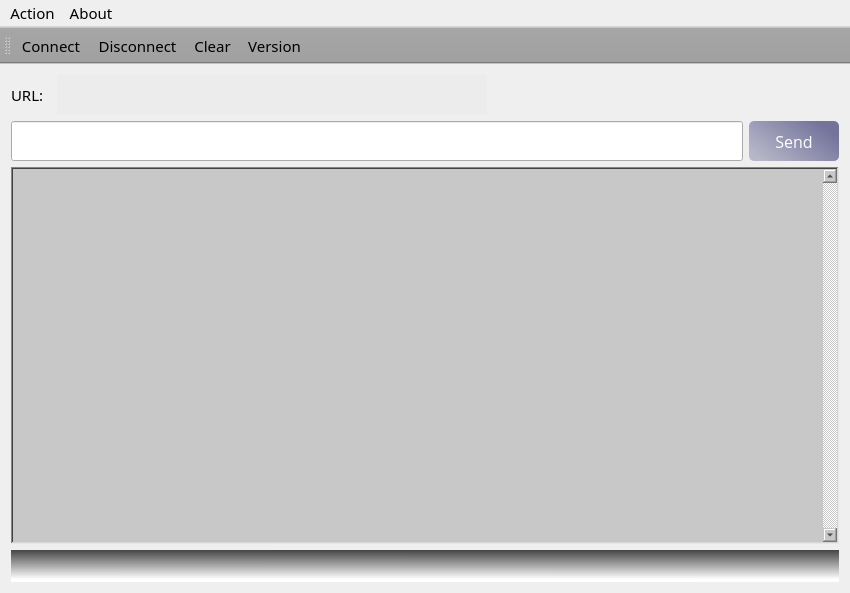
<?xml version="1.0" encoding="UTF-8"?>
<ui version="4.0">
 <class>MainWindow</class>
 <widget class="QMainWindow" name="MainWindow">
  <property name="geometry">
   <rect>
    <x>0</x>
    <y>0</y>
    <width>850</width>
    <height>593</height>
   </rect>
  </property>
  <property name="font">
   <font>
    <family>Sans Serif</family>
    <pointsize>11</pointsize>
    <italic>false</italic>
   </font>
  </property>
  <property name="windowTitle">
   <string>MainWindow</string>
  </property>
  <widget class="QWidget" name="centralWidget">
   <layout class="QGridLayout" name="gridLayout">
    <item row="0" column="0">
     <widget class="QLabel" name="label">
      <property name="sizePolicy">
       <sizepolicy hsizetype="Fixed" vsizetype="Fixed">
        <horstretch>0</horstretch>
        <verstretch>0</verstretch>
       </sizepolicy>
      </property>
      <property name="minimumSize">
       <size>
        <width>40</width>
        <height>30</height>
       </size>
      </property>
      <property name="maximumSize">
       <size>
        <width>40</width>
        <height>30</height>
       </size>
      </property>
      <property name="text">
       <string>URL:</string>
      </property>
     </widget>
    </item>
    <item row="0" column="1">
     <widget class="QLineEdit" name="srv">
      <property name="sizePolicy">
       <sizepolicy hsizetype="Fixed" vsizetype="Fixed">
        <horstretch>0</horstretch>
        <verstretch>0</verstretch>
       </sizepolicy>
      </property>
      <property name="minimumSize">
       <size>
        <width>430</width>
        <height>40</height>
       </size>
      </property>
      <property name="maximumSize">
       <size>
        <width>430</width>
        <height>40</height>
       </size>
      </property>
      <property name="font">
       <font>
        <family>Sans Serif</family>
        <pointsize>12</pointsize>
        <italic>true</italic>
       </font>
      </property>
      <property name="styleSheet">
       <string notr="true">background-color: rgb(236, 236, 236);
border-color: rgb(236, 236, 236);
color: rgb(0, 0, 0);</string>
      </property>
      <property name="frame">
       <bool>false</bool>
      </property>
     </widget>
    </item>
    <item row="0" column="2" colspan="2">
     <spacer name="horizontalSpacer">
      <property name="orientation">
       <enum>Qt::Horizontal</enum>
      </property>
      <property name="sizeHint" stdset="0">
       <size>
        <width>347</width>
        <height>28</height>
       </size>
      </property>
     </spacer>
    </item>
    <item row="1" column="0" colspan="3">
     <widget class="QLineEdit" name="stx">
      <property name="minimumSize">
       <size>
        <width>0</width>
        <height>40</height>
       </size>
      </property>
      <property name="maximumSize">
       <size>
        <width>16777215</width>
        <height>40</height>
       </size>
      </property>
      <property name="font">
       <font>
        <family>Sans Serif</family>
        <pointsize>12</pointsize>
        <italic>false</italic>
       </font>
      </property>
     </widget>
    </item>
    <item row="1" column="3">
     <widget class="QPushButton" name="answer">
      <property name="enabled">
       <bool>true</bool>
      </property>
      <property name="sizePolicy">
       <sizepolicy hsizetype="Fixed" vsizetype="Fixed">
        <horstretch>0</horstretch>
        <verstretch>0</verstretch>
       </sizepolicy>
      </property>
      <property name="minimumSize">
       <size>
        <width>90</width>
        <height>40</height>
       </size>
      </property>
      <property name="font">
       <font>
        <family>Open Sans</family>
        <pointsize>12</pointsize>
       </font>
      </property>
      <property name="styleSheet">
       <string notr="true">QPushButton#answer{
background-color: qlineargradient(spread:pad, x1:0, y1:0.773, x2:0.909091, y2:0.239, stop:0 rgba(115, 115, 155, 115), stop:1 rgba(115, 115, 155, 255));
border-radius: 5;
color: rgb(255, 255, 255);
}

QPushButton#answer:hover{
background-color: rgb(41, 136, 234);
border-radius: 5;
color: rgb(255, 255, 255);
}

QPushButton#answer:disabled{
background-color:rgb(226, 226, 226)}</string>
      </property>
      <property name="text">
       <string>Send</string>
      </property>
     </widget>
    </item>
    <item row="2" column="0" colspan="4">
     <widget class="QTextEdit" name="log">
      <property name="font">
       <font>
        <family>Sans Serif</family>
        <pointsize>11</pointsize>
        <italic>false</italic>
       </font>
      </property>
      <property name="styleSheet">
       <string notr="true">color: rgb(0, 0, 0);
background-color: rgb(200, 200, 200);</string>
      </property>
      <property name="frameShape">
       <enum>QFrame::WinPanel</enum>
      </property>
      <property name="verticalScrollBarPolicy">
       <enum>Qt::ScrollBarAlwaysOn</enum>
      </property>
     </widget>
    </item>
    <item row="3" column="0" colspan="4">
     <widget class="QLabel" name="status">
      <property name="sizePolicy">
       <sizepolicy hsizetype="Expanding" vsizetype="Preferred">
        <horstretch>0</horstretch>
        <verstretch>0</verstretch>
       </sizepolicy>
      </property>
      <property name="minimumSize">
       <size>
        <width>0</width>
        <height>32</height>
       </size>
      </property>
      <property name="maximumSize">
       <size>
        <width>16777215</width>
        <height>32</height>
       </size>
      </property>
      <property name="styleSheet">
       <string notr="true">background-color: qlineargradient(spread:pad, x1:0.521739, y1:0.00568182, x2:0.516565, y2:0.914409, stop:0 rgba(70, 70, 70, 255), stop:1 rgba(255, 255, 255, 255));
color: qlineargradient(spread:pad, x1:0.527609, y1:1, x2:0.532739, y2:0.397727, stop:0 rgba(15, 25, 35, 255), stop:1 rgba(255, 255, 255, 255));</string>
      </property>
      <property name="text">
       <string/>
      </property>
     </widget>
    </item>
   </layout>
  </widget>
  <widget class="QMenuBar" name="menuBar">
   <property name="geometry">
    <rect>
     <x>0</x>
     <y>0</y>
     <width>850</width>
     <height>23</height>
    </rect>
   </property>
   <widget class="QMenu" name="menuACTION">
    <property name="title">
     <string>Action</string>
    </property>
    <addaction name="actionCONNECT"/>
    <addaction name="actionDISCONNECT"/>
    <addaction name="actionCLEAR"/>
    <addaction name="separator"/>
    <addaction name="separator"/>
    <addaction name="actionExit"/>
   </widget>
   <widget class="QMenu" name="menuABOUT">
    <property name="title">
     <string>About</string>
    </property>
    <addaction name="actionVERSION"/>
   </widget>
   <addaction name="menuACTION"/>
   <addaction name="menuABOUT"/>
  </widget>
  <widget class="QToolBar" name="mainToolBar">
   <property name="palette">
    <palette>
     <active>
      <colorrole role="WindowText">
       <brush brushstyle="SolidPattern">
        <color alpha="255">
         <red>0</red>
         <green>0</green>
         <blue>0</blue>
        </color>
       </brush>
      </colorrole>
      <colorrole role="Button">
       <brush brushstyle="SolidPattern">
        <color alpha="255">
         <red>160</red>
         <green>160</green>
         <blue>160</blue>
        </color>
       </brush>
      </colorrole>
      <colorrole role="Light">
       <brush brushstyle="SolidPattern">
        <color alpha="255">
         <red>240</red>
         <green>240</green>
         <blue>240</blue>
        </color>
       </brush>
      </colorrole>
      <colorrole role="Midlight">
       <brush brushstyle="SolidPattern">
        <color alpha="255">
         <red>200</red>
         <green>200</green>
         <blue>200</blue>
        </color>
       </brush>
      </colorrole>
      <colorrole role="Dark">
       <brush brushstyle="SolidPattern">
        <color alpha="255">
         <red>80</red>
         <green>80</green>
         <blue>80</blue>
        </color>
       </brush>
      </colorrole>
      <colorrole role="Mid">
       <brush brushstyle="SolidPattern">
        <color alpha="255">
         <red>107</red>
         <green>107</green>
         <blue>107</blue>
        </color>
       </brush>
      </colorrole>
      <colorrole role="Text">
       <brush brushstyle="SolidPattern">
        <color alpha="255">
         <red>0</red>
         <green>0</green>
         <blue>0</blue>
        </color>
       </brush>
      </colorrole>
      <colorrole role="BrightText">
       <brush brushstyle="SolidPattern">
        <color alpha="255">
         <red>255</red>
         <green>255</green>
         <blue>255</blue>
        </color>
       </brush>
      </colorrole>
      <colorrole role="ButtonText">
       <brush brushstyle="SolidPattern">
        <color alpha="255">
         <red>0</red>
         <green>0</green>
         <blue>0</blue>
        </color>
       </brush>
      </colorrole>
      <colorrole role="Base">
       <brush brushstyle="SolidPattern">
        <color alpha="255">
         <red>255</red>
         <green>255</green>
         <blue>255</blue>
        </color>
       </brush>
      </colorrole>
      <colorrole role="Window">
       <brush brushstyle="SolidPattern">
        <color alpha="255">
         <red>160</red>
         <green>160</green>
         <blue>160</blue>
        </color>
       </brush>
      </colorrole>
      <colorrole role="Shadow">
       <brush brushstyle="SolidPattern">
        <color alpha="255">
         <red>0</red>
         <green>0</green>
         <blue>0</blue>
        </color>
       </brush>
      </colorrole>
      <colorrole role="AlternateBase">
       <brush brushstyle="SolidPattern">
        <color alpha="255">
         <red>207</red>
         <green>207</green>
         <blue>207</blue>
        </color>
       </brush>
      </colorrole>
      <colorrole role="ToolTipBase">
       <brush brushstyle="SolidPattern">
        <color alpha="255">
         <red>255</red>
         <green>255</green>
         <blue>220</blue>
        </color>
       </brush>
      </colorrole>
      <colorrole role="ToolTipText">
       <brush brushstyle="SolidPattern">
        <color alpha="255">
         <red>0</red>
         <green>0</green>
         <blue>0</blue>
        </color>
       </brush>
      </colorrole>
      <colorrole role="PlaceholderText">
       <brush brushstyle="SolidPattern">
        <color alpha="128">
         <red>0</red>
         <green>0</green>
         <blue>0</blue>
        </color>
       </brush>
      </colorrole>
     </active>
     <inactive>
      <colorrole role="WindowText">
       <brush brushstyle="SolidPattern">
        <color alpha="255">
         <red>0</red>
         <green>0</green>
         <blue>0</blue>
        </color>
       </brush>
      </colorrole>
      <colorrole role="Button">
       <brush brushstyle="SolidPattern">
        <color alpha="255">
         <red>160</red>
         <green>160</green>
         <blue>160</blue>
        </color>
       </brush>
      </colorrole>
      <colorrole role="Light">
       <brush brushstyle="SolidPattern">
        <color alpha="255">
         <red>240</red>
         <green>240</green>
         <blue>240</blue>
        </color>
       </brush>
      </colorrole>
      <colorrole role="Midlight">
       <brush brushstyle="SolidPattern">
        <color alpha="255">
         <red>200</red>
         <green>200</green>
         <blue>200</blue>
        </color>
       </brush>
      </colorrole>
      <colorrole role="Dark">
       <brush brushstyle="SolidPattern">
        <color alpha="255">
         <red>80</red>
         <green>80</green>
         <blue>80</blue>
        </color>
       </brush>
      </colorrole>
      <colorrole role="Mid">
       <brush brushstyle="SolidPattern">
        <color alpha="255">
         <red>107</red>
         <green>107</green>
         <blue>107</blue>
        </color>
       </brush>
      </colorrole>
      <colorrole role="Text">
       <brush brushstyle="SolidPattern">
        <color alpha="255">
         <red>0</red>
         <green>0</green>
         <blue>0</blue>
        </color>
       </brush>
      </colorrole>
      <colorrole role="BrightText">
       <brush brushstyle="SolidPattern">
        <color alpha="255">
         <red>255</red>
         <green>255</green>
         <blue>255</blue>
        </color>
       </brush>
      </colorrole>
      <colorrole role="ButtonText">
       <brush brushstyle="SolidPattern">
        <color alpha="255">
         <red>0</red>
         <green>0</green>
         <blue>0</blue>
        </color>
       </brush>
      </colorrole>
      <colorrole role="Base">
       <brush brushstyle="SolidPattern">
        <color alpha="255">
         <red>255</red>
         <green>255</green>
         <blue>255</blue>
        </color>
       </brush>
      </colorrole>
      <colorrole role="Window">
       <brush brushstyle="SolidPattern">
        <color alpha="255">
         <red>160</red>
         <green>160</green>
         <blue>160</blue>
        </color>
       </brush>
      </colorrole>
      <colorrole role="Shadow">
       <brush brushstyle="SolidPattern">
        <color alpha="255">
         <red>0</red>
         <green>0</green>
         <blue>0</blue>
        </color>
       </brush>
      </colorrole>
      <colorrole role="AlternateBase">
       <brush brushstyle="SolidPattern">
        <color alpha="255">
         <red>207</red>
         <green>207</green>
         <blue>207</blue>
        </color>
       </brush>
      </colorrole>
      <colorrole role="ToolTipBase">
       <brush brushstyle="SolidPattern">
        <color alpha="255">
         <red>255</red>
         <green>255</green>
         <blue>220</blue>
        </color>
       </brush>
      </colorrole>
      <colorrole role="ToolTipText">
       <brush brushstyle="SolidPattern">
        <color alpha="255">
         <red>0</red>
         <green>0</green>
         <blue>0</blue>
        </color>
       </brush>
      </colorrole>
      <colorrole role="PlaceholderText">
       <brush brushstyle="SolidPattern">
        <color alpha="128">
         <red>0</red>
         <green>0</green>
         <blue>0</blue>
        </color>
       </brush>
      </colorrole>
     </inactive>
     <disabled>
      <colorrole role="WindowText">
       <brush brushstyle="SolidPattern">
        <color alpha="255">
         <red>80</red>
         <green>80</green>
         <blue>80</blue>
        </color>
       </brush>
      </colorrole>
      <colorrole role="Button">
       <brush brushstyle="SolidPattern">
        <color alpha="255">
         <red>160</red>
         <green>160</green>
         <blue>160</blue>
        </color>
       </brush>
      </colorrole>
      <colorrole role="Light">
       <brush brushstyle="SolidPattern">
        <color alpha="255">
         <red>240</red>
         <green>240</green>
         <blue>240</blue>
        </color>
       </brush>
      </colorrole>
      <colorrole role="Midlight">
       <brush brushstyle="SolidPattern">
        <color alpha="255">
         <red>200</red>
         <green>200</green>
         <blue>200</blue>
        </color>
       </brush>
      </colorrole>
      <colorrole role="Dark">
       <brush brushstyle="SolidPattern">
        <color alpha="255">
         <red>80</red>
         <green>80</green>
         <blue>80</blue>
        </color>
       </brush>
      </colorrole>
      <colorrole role="Mid">
       <brush brushstyle="SolidPattern">
        <color alpha="255">
         <red>107</red>
         <green>107</green>
         <blue>107</blue>
        </color>
       </brush>
      </colorrole>
      <colorrole role="Text">
       <brush brushstyle="SolidPattern">
        <color alpha="255">
         <red>80</red>
         <green>80</green>
         <blue>80</blue>
        </color>
       </brush>
      </colorrole>
      <colorrole role="BrightText">
       <brush brushstyle="SolidPattern">
        <color alpha="255">
         <red>255</red>
         <green>255</green>
         <blue>255</blue>
        </color>
       </brush>
      </colorrole>
      <colorrole role="ButtonText">
       <brush brushstyle="SolidPattern">
        <color alpha="255">
         <red>80</red>
         <green>80</green>
         <blue>80</blue>
        </color>
       </brush>
      </colorrole>
      <colorrole role="Base">
       <brush brushstyle="SolidPattern">
        <color alpha="255">
         <red>160</red>
         <green>160</green>
         <blue>160</blue>
        </color>
       </brush>
      </colorrole>
      <colorrole role="Window">
       <brush brushstyle="SolidPattern">
        <color alpha="255">
         <red>160</red>
         <green>160</green>
         <blue>160</blue>
        </color>
       </brush>
      </colorrole>
      <colorrole role="Shadow">
       <brush brushstyle="SolidPattern">
        <color alpha="255">
         <red>0</red>
         <green>0</green>
         <blue>0</blue>
        </color>
       </brush>
      </colorrole>
      <colorrole role="AlternateBase">
       <brush brushstyle="SolidPattern">
        <color alpha="255">
         <red>160</red>
         <green>160</green>
         <blue>160</blue>
        </color>
       </brush>
      </colorrole>
      <colorrole role="ToolTipBase">
       <brush brushstyle="SolidPattern">
        <color alpha="255">
         <red>255</red>
         <green>255</green>
         <blue>220</blue>
        </color>
       </brush>
      </colorrole>
      <colorrole role="ToolTipText">
       <brush brushstyle="SolidPattern">
        <color alpha="255">
         <red>0</red>
         <green>0</green>
         <blue>0</blue>
        </color>
       </brush>
      </colorrole>
      <colorrole role="PlaceholderText">
       <brush brushstyle="SolidPattern">
        <color alpha="128">
         <red>0</red>
         <green>0</green>
         <blue>0</blue>
        </color>
       </brush>
      </colorrole>
     </disabled>
    </palette>
   </property>
   <attribute name="toolBarArea">
    <enum>TopToolBarArea</enum>
   </attribute>
   <attribute name="toolBarBreak">
    <bool>false</bool>
   </attribute>
   <addaction name="actionCONNECT"/>
   <addaction name="actionDISCONNECT"/>
   <addaction name="actionCLEAR"/>
   <addaction name="actionVERSION"/>
  </widget>
  <action name="actionURL">
   <property name="icon">
    <iconset>
     <normaloff>:/png/transfer.png</normaloff>:/png/transfer.png</iconset>
   </property>
   <property name="text">
    <string>Url</string>
   </property>
   <property name="font">
    <font>
     <pointsize>11</pointsize>
    </font>
   </property>
  </action>
  <action name="actionCONNECT">
   <property name="icon">
    <iconset resource="icons.qrc">
     <normaloff>:/png/conPC.png</normaloff>:/png/conPC.png</iconset>
   </property>
   <property name="text">
    <string>Connect</string>
   </property>
   <property name="font">
    <font>
     <pointsize>11</pointsize>
    </font>
   </property>
  </action>
  <action name="actionDISCONNECT">
   <property name="icon">
    <iconset resource="icons.qrc">
     <normaloff>:/png/disconPC.png</normaloff>:/png/disconPC.png</iconset>
   </property>
   <property name="text">
    <string>Disconnect</string>
   </property>
   <property name="font">
    <font>
     <pointsize>11</pointsize>
    </font>
   </property>
  </action>
  <action name="actionCLEAR">
   <property name="icon">
    <iconset resource="icons.qrc">
     <normaloff>:/png/clear.png</normaloff>:/png/clear.png</iconset>
   </property>
   <property name="text">
    <string>Clear</string>
   </property>
   <property name="font">
    <font>
     <pointsize>11</pointsize>
    </font>
   </property>
  </action>
  <action name="actionVERSION">
   <property name="icon">
    <iconset resource="icons.qrc">
     <normaloff>:/png/info.png</normaloff>:/png/info.png</iconset>
   </property>
   <property name="text">
    <string>Version</string>
   </property>
   <property name="font">
    <font>
     <pointsize>11</pointsize>
    </font>
   </property>
  </action>
  <action name="actionACK">
   <property name="text">
    <string>ACK</string>
   </property>
   <property name="font">
    <font>
     <pointsize>11</pointsize>
    </font>
   </property>
  </action>
  <action name="actionNAK">
   <property name="text">
    <string>NAK</string>
   </property>
   <property name="font">
    <font>
     <pointsize>11</pointsize>
    </font>
   </property>
  </action>
  <action name="actionENQ">
   <property name="text">
    <string>ENQ</string>
   </property>
   <property name="font">
    <font>
     <pointsize>11</pointsize>
    </font>
   </property>
  </action>
  <action name="actionEOT">
   <property name="text">
    <string>EOT</string>
   </property>
   <property name="font">
    <font>
     <pointsize>11</pointsize>
    </font>
   </property>
  </action>
  <action name="actionExit">
   <property name="icon">
    <iconset resource="icons.qrc">
     <normaloff>:/png/close.png</normaloff>:/png/close.png</iconset>
   </property>
   <property name="text">
    <string>Exit</string>
   </property>
  </action>
 </widget>
 <layoutdefault spacing="6" margin="11"/>
 <resources>
  <include location="icons.qrc"/>
 </resources>
 <connections/>
</ui>
